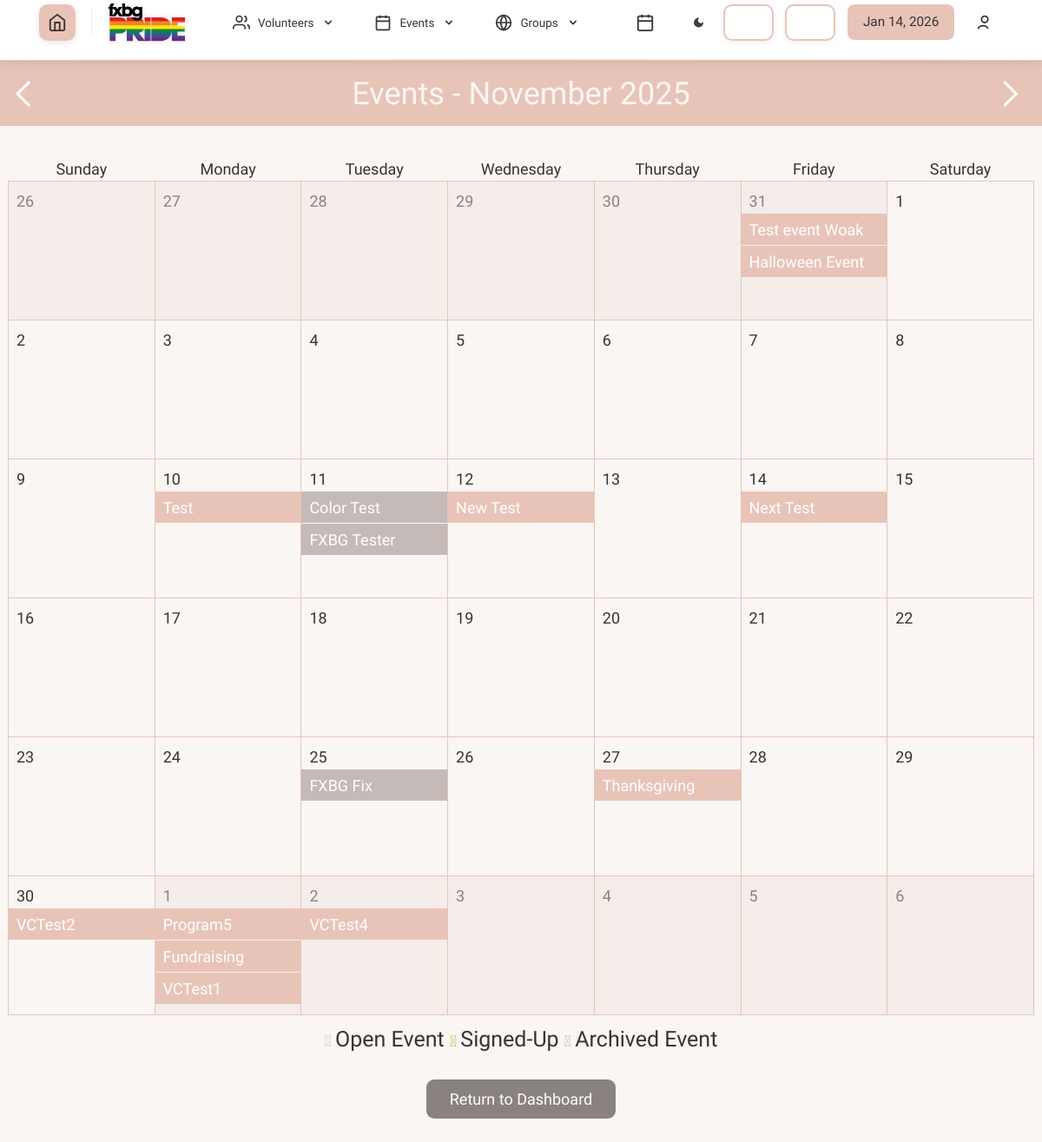
Page /calendar.php?month=2025-11 (signed in) on the committed database.
### tables this page shows
CREATE TABLE `dbevents` (
  `id` int(11) NOT NULL,
  `name` text NOT NULL,
  `date` char(10) NOT NULL,
  `startTime` char(5) NOT NULL,
  `endTime` char(5) NOT NULL,
  `description` text NOT NULL,
  `capacity` int(11) NOT NULL,
  `completed` text NOT NULL,
  `restricted_signup` tinyint(1) NOT NULL,
  `location` text DEFAULT NULL,
  `type` text NOT NULL,
  `volunteer_coordinator` int(11) DEFAULT NULL
);

### database/dbEvents.php (called while the page is built, shortened)
<?php
function is_archived($id)
{
    $connection = connect();
    $query1 = "SELECT completed FROM dbevents WHERE id = '$id'";
    $result1 = mysqli_query($connection, $query1);
    $row = mysqli_fetch_assoc($result1);
    if ($row['completed'] == 'yes') {
        return true;
    } else {
        return false;
    }
}
function fetch_events_in_date_range($start_date, $end_date)
{
    $connection = connect();
    $start_date = mysqli_real_escape_string($connection, $start_date);
    $end_date = mysqli_real_escape_string($connection, $end_date);
    $query = "select * from dbevents
              where date >= '$start_date' and date <= '$end_date'
              order by startTime asc";
    $result = mysqli_query($connection, $query);
    require_once('include/output.php');
    $events = array();
    while ($result_row = mysqli_fetch_assoc($result)) {
        $key = $result_row['date'];
        if (isset($events[$key])) {
            $events[$key] [] = hsc($result_row);
        } else {
            $events[$key] = array(hsc($result_row));
        }
    }
    return $events;
}

### include/output.php (called while the page is built, shortened)
<?php
function hsc($input)
{
    if (is_array($input)) {
        $arr = [];
        foreach ($input as $key => $value) {
            $arr[$key] = htmlspecialchars($value ?? '');
        }
        return $arr;
    }
    return htmlspecialchars($input ?? '');
}

### calendar.php (the view, shortened to what this page needs)
<?php
if (!isset($_GET['month'])) {
    $month = date("Y-m");
} else {
    $month = $_GET['month'];
}
    $first = $month . '-01';
    $month = strtotime($month);
    $first = strtotime($first);
    $previousMonth = strtotime(date('Y-m', $month) . ' -1 month');
    $nextMonth = strtotime(date('Y-m', $month) . ' +1 month');
    $calendarStart = $first;
while (date('w', $calendarStart) > 0) {
    $calendarStart = strtotime(date('Y-m-d', $calendarStart) . ' -1 day');
}
    $calendarEnd = date('Y-m-d', strtotime(date('Y-m-d', $calendarStart) . ' +34 day'));
    $weeks = 5;
if (date('m', strtotime($calendarEnd . ' +1 day')) == date('m', $first)) {
    $weeks = 6;
}
?>
<!DOCTYPE html>
<html>
    <head>
        <link rel="stylesheet" href="css/theme-toggle.css">
        <?php require('universal.inc'); ?>
    </head>
    <body>
        <?php require('header.php'); ?>
        <main class="calendar-view">
            <h1 class='calendar-header' style="background: var(--main-color, #e8c4b8); height: 75px;">
                <img id="previous-month-button" src="images/arrow-back.png" data-month="<?php echo date("Y-m", $previousMonth); ?>">
                <span id="calendar-heading-month" style="font-weight: 700; font-size: 36px;">Events - <?php echo date('F Y', $month); ?></span>
                <img id="next-month-button" src="images/arrow-forward.png" data-month="<?php echo date("Y-m", $nextMonth); ?>">
            </h1>
            <div class="table-wrapper">
                <table id="calendar">
                    <thead>
                        <tr>
                            <th>Sunday</th>
                            <th>Monday</th>
                            <th>Tuesday</th>
                            <th>Wednesday</th>
                            <th>Thursday</th>
                            <th>Friday</th>
                            <th>Saturday</th>
                        </tr>
                    </thead>
                    <tbody>
                    <?php
                        $date = $calendarStart;
                        require_once('database/dbEvents.php');
                        $events = fetch_events_in_date_range($start, $end);
                    for ($week = 0; $week < $weeks; $week++) {
                        echo '
                                <tr class="calendar-week">
                            ';
                        for ($day = 0; $day < 7; $day++) {
                            $extraAttributes = '';
                            $extraClasses = '';
                            if (date('m', $date) != date('m', $month)) {
                                $extraClasses .= ' other-month';
                                $extraAttributes .= ' data-month="' . date('Y-m', $date) . '"';
                            }
                            $eventsStr = '';
                            $e = date('Y-m-d', $date);
                            if (isset($events[$e])) {
                                $dayEvents = $events[$e];
                                foreach ($dayEvents as $info) {
                                    $backgroundCol = 'var(--main-color, #e8c4b8)';
                                    if (is_archived($info['id'])) {
                                        $backgroundCol = '#c4bab7ff';
                                    } elseif (check_if_signed_up($info['id'], $_SESSION['_id'])) {
                                        $backgroundCol = 'var(--accent-color, #d4af37)';
                                    }
                                    $eventsStr .= '<a class="calendar-event" style="background-color: ' . $backgroundCol . '" href="event.php?id=' . $info['id'] . '&user_id=' . $_SESSION['_id'] . '">' . htmlspecialchars_decode($info['name']) . '</a>';
                                }
                            }
                            echo '<td class="calendar-day' . $extraClasses . '" ' . $extraAttributes . ' data-date="' . date('Y-m-d', $date) . '">
                                    <div class="calendar-day-wrapper">
                                        <p class="calendar-day-number">' . date('j', $date) . '</p>
                                        ' . $eventsStr . '
                                    </div>
                                </td>';
                            $date = strtotime(date('Y-m-d', $date) . ' +1 day');
                        }
                        echo '
                                </tr>';
                    }
                    ?>
                    </tbody>
                </table>
            </div>
            <link rel="stylesheet" href="https://cdnjs.cloudflare.com/ajax/libs/font-awesome/6.0.0-beta3/css/all.min.css">
            <center>
            <i class="fa-solid fa-circle" style="color: var(--main-color, #e8c4b8)"> </i>
                <span style="font-size: 25px;">
                    Open Event
                </span>
            <i class="fa-solid fa-circle" style="color: var(--accent-color, #d4af37)"> </i>
                <span style="font-size: 25px;">
                    Signed-Up
                </span>
            <i class="fa-solid fa-circle" style="color: #c4bab7ff"> </i>
                <span style="font-size: 25px;">
                    Archived Event
                </span>
            </center>
<div style="display: flex; justify-content: center; align-items: center;">
<div style="margin-top: 1.5rem;">
  <a href="index.php" style="
    background-color: var(--cancel-button-background-color, #8a8280);  /* bg-gray-500 */
    color: white;               /* text-white */
    padding: 0.5rem 1.5rem;     /* py-2 px-6 */
    border-radius: 0.5rem;      /* rounded-lg */
    text-decoration: none;      /* default for Tailwind links */
    display: inline-block;      /* ensures padding applies correctly */
  "
  onmouseover="this.style.backgroundColor='var(--inactive-background-color, #f4ede9)';"
  onmouseout="this.style.backgroundColor='var(--cancel-button-background-color, #8a8280)';"
  >
    Return to Dashboard
  </a>
</div>
</div>
        </main>
    </body>
</html>

### css/theme-toggle.css (style rules this page uses)
:root { --bg-color: #f9f6f3; --text-color: #363434; --text-secondary: #5a5856; --text-tertiary: #e8c4b8; --text-muted: #8a8280; --navbar-bg: #ffffff; --navbar-shadow: rgba(54, 52, 52, 0.1); --main-color: #e8c4b8; --accent-color: #d4af37; --secondary-accent-color: #e8c4b8; --date-box-bg: #e8c4b8; --date-box-text: #363434; --dropdown-bg: #ffffff; --dropdown-border: #e8c4b8; --dropdown-hover: rgba(232, 196, 184, 0.1); --nav-item-hover: #e8c4b8; --content-box-border: #e8c4b8; --content-box-bg: #ffffff; --card-bg: #ffffff; --card-border: #e8c4b8; --card-shadow: rgba(232, 196, 184, 0.15); --footer-bg: #363434; --button-bg: #e8c4b8; --button-text: #363434; --icon-filter: none; --logo-bg: #e8c4b8; --border-color: #e8c4b8; --hover-border-color: #d4af37; --full-width-bar-bg: #e8c4b8; --full-width-bar-sub-bg: #ffffff; --icon-overlay-bg: rgba(255, 255, 255, 0.95); --nav-item-active-bg: #f4ede9; --svg-fill: #e8c4b8; --page-background-color: #f9f6f3; --page-font-color: #363434; --inactive-font-color: #8a8280; --inactive-background-color: #f4ede9; --standout-background: #ffffff; --shadow-and-border-color: #e8c4b8; --button-font-color: #363434; --standard-border: 1px solid #e8c4b8; --light-border: 1px solid #e8c4b8; --text-field-border: 2px solid #e8c4b8; --cancel-button-background-color: #8a8280; --calendar-event-color: #8a8280; --calendar-event-color-hover: #e8c4b8; --calendar-today-border: 2px solid #d4af37; --error-color: #d4635a; --calendar-archived-event-color: #c4bab7ff; }
html { height: 100%; }
body { background-color: var(--bg-color); color: var(--text-color); transition: background-color 0.3s ease, color 0.3s ease; min-height: 100%; display: flex; flex-direction: column; }
* { transition: background-color 0.3s ease, color 0.3s ease, border-color 0.3s ease, box-shadow 0.3s ease; }
* { box-sizing: border-box; margin: 0; padding: 0; }
body { font-family: "Quicksand", sans-serif; padding-top: 70px !important; background-color: var(--bg-color); color: var(--text-color); transition: background-color 0.3s ease, color 0.3s ease; min-height: 100vh; display: flex; flex-direction: column; }
* { font-family: "Quicksand", sans-serif; }
body > *:not(.modern-navbar):not(.footer) { flex: 1 0 auto; }
h1, h2, h3, h4, h5, h6 { font-family: "Quicksand", sans-serif; font-weight: 600; }
body { padding-top: 70px !important; }

### css/pwa-mobile.css (style rules this page uses)
@media (min-width: 769px) { * { -webkit-tap-highlight-color: transparent; } }
a:not(.calendar-event), button { position: relative; }
html { scroll-behavior: smooth; }
.table-wrapper, .mobile-more-content, .nav-menu { -webkit-overflow-scrolling: touch; }
img { max-width: 100%; height: auto; }
@media (min-width: 769px) { .table-wrapper { overflow-x: visible !important; } }
@media (min-width: 769px) { table, table.general { min-width: auto !important; } }
@media (min-width: 769px) { h1 { font-size: inherit !important; } }

### css/accessibility-settings.css (style rules this page uses)
body, body * { font-family: var( --accessibility-font-family, var(--default-font-family, "Quicksand", sans-serif) ) !important; }
body, body *, p, span, div, a, button, input, select, textarea, label, li, td, th, h1, h2, h3, h4, h5, h6 { font-weight: var(--accessibility-font-weight, 400) !important; line-height: var(--accessibility-line-height, 1.5) !important; letter-spacing: var(--accessibility-letter-spacing, 0) !important; }
html { font-size: calc(18px * var(--accessibility-font-scale, 1)) !important; }
body, p, span, div, a, button, input, select, textarea, label { transition: font-size 0.3s ease, font-weight 0.3s ease, line-height 0.3s ease, letter-spacing 0.3s ease; }

### rows in the picture
dbevents: name "Test event Woak"
dbevents: name "Halloween Event"
dbevents: name "Test"
dbevents: name "Color Test"
dbevents: name "FXBG Tester"
dbevents: name "New Test"
dbevents: name "Next Test"
dbevents: name "FXBG Fix"
dbevents: name "Thanksgiving"
dbevents: name "VCTest2"
dbevents: name "Program5"
dbevents: name "Fundraising"
dbevents: name "VCTest1"
dbevents: name "VCTest4"

### other values in the picture
date('F Y', $month) "November 2025"
date('j', $date) "27"
date('j', $date) "28"
date('j', $date) "29"
date('j', $date) "30"
date('j', $date) "31"
date('j', $date) "1"
date('j', $date) "2"
date('j', $date) "3"
date('j', $date) "4"
date('j', $date) "5"
date('j', $date) "6"
date('j', $date) "7"
date('j', $date) "8"
date('j', $date) "9"
